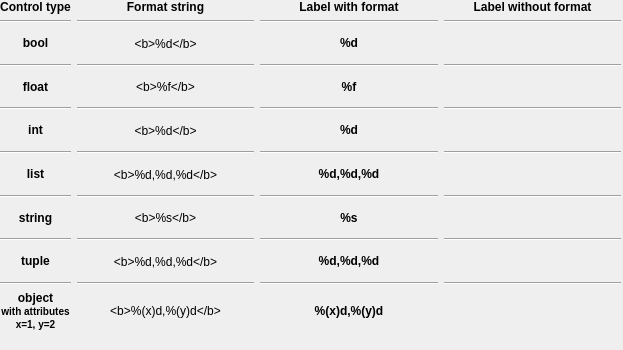
<ui version="4.0" >
 <class>MainWindow</class>
 <widget class="QMainWindow" name="MainWindow" >
  <property name="geometry" >
   <rect>
    <x>0</x>
    <y>0</y>
    <width>623</width>
    <height>350</height>
   </rect>
  </property>
  <property name="sizePolicy" >
   <sizepolicy>
    <hsizetype>0</hsizetype>
    <vsizetype>0</vsizetype>
    <horstretch>0</horstretch>
    <verstretch>0</verstretch>
   </sizepolicy>
  </property>
  <property name="windowTitle" >
   <string>AVC Qt4 label example</string>
  </property>
  <widget class="QWidget" name="centralwidget" >
   <property name="sizePolicy" >
    <sizepolicy>
     <hsizetype>0</hsizetype>
     <vsizetype>0</vsizetype>
     <horstretch>0</horstretch>
     <verstretch>0</verstretch>
    </sizepolicy>
   </property>
   <property name="autoFillBackground" >
    <bool>false</bool>
   </property>
   <widget class="QWidget" name="gridLayout" >
    <property name="geometry" >
     <rect>
      <x>0</x>
      <y>0</y>
      <width>621</width>
      <height>331</height>
     </rect>
    </property>
    <layout class="QGridLayout" >
     <property name="margin" >
      <number>0</number>
     </property>
     <property name="spacing" >
      <number>6</number>
     </property>
     <item row="0" column="3" >
      <widget class="QLabel" name="label_2" >
       <property name="text" >
        <string>&lt;b>Label without format&lt;/b></string>
       </property>
       <property name="alignment" >
        <set>Qt::AlignCenter</set>
       </property>
      </widget>
     </item>
     <item row="0" column="0" >
      <widget class="QLabel" name="label_3" >
       <property name="sizePolicy" >
        <sizepolicy>
         <hsizetype>0</hsizetype>
         <vsizetype>0</vsizetype>
         <horstretch>0</horstretch>
         <verstretch>0</verstretch>
        </sizepolicy>
       </property>
       <property name="text" >
        <string>&lt;b>Control type&lt;/b></string>
       </property>
       <property name="alignment" >
        <set>Qt::AlignCenter</set>
       </property>
      </widget>
     </item>
     <item row="0" column="1" >
      <widget class="QLabel" name="label_4" >
       <property name="text" >
        <string>&lt;b>Format string&lt;/b></string>
       </property>
       <property name="alignment" >
        <set>Qt::AlignCenter</set>
       </property>
      </widget>
     </item>
     <item row="0" column="2" >
      <widget class="QLabel" name="label_5" >
       <property name="text" >
        <string>&lt;b>Label with format&lt;/b></string>
       </property>
       <property name="alignment" >
        <set>Qt::AlignCenter</set>
       </property>
      </widget>
     </item>
     <item row="2" column="0" >
      <widget class="QLabel" name="label_6" >
       <property name="text" >
        <string>&lt;b>bool&lt;/b></string>
       </property>
       <property name="alignment" >
        <set>Qt::AlignCenter</set>
       </property>
      </widget>
     </item>
     <item row="2" column="1" >
      <widget class="QLabel" name="label_7" >
       <property name="text" >
        <string>&lt;b>%d&lt;/b></string>
       </property>
       <property name="textFormat" >
        <enum>Qt::PlainText</enum>
       </property>
       <property name="alignment" >
        <set>Qt::AlignCenter</set>
       </property>
      </widget>
     </item>
     <item row="2" column="3" >
      <widget class="QLabel" name="bool_value__2" >
       <property name="text" >
        <string/>
       </property>
       <property name="alignment" >
        <set>Qt::AlignCenter</set>
       </property>
      </widget>
     </item>
     <item row="4" column="0" >
      <widget class="QLabel" name="label_10" >
       <property name="frameShape" >
        <enum>QFrame::NoFrame</enum>
       </property>
       <property name="text" >
        <string>&lt;b>float&lt;/b></string>
       </property>
       <property name="alignment" >
        <set>Qt::AlignCenter</set>
       </property>
      </widget>
     </item>
     <item row="4" column="3" >
      <widget class="QLabel" name="float_value__2" >
       <property name="text" >
        <string/>
       </property>
       <property name="alignment" >
        <set>Qt::AlignCenter</set>
       </property>
      </widget>
     </item>
     <item row="3" column="0" >
      <widget class="Line" name="line" >
       <property name="orientation" >
        <enum>Qt::Horizontal</enum>
       </property>
      </widget>
     </item>
     <item row="3" column="1" >
      <widget class="Line" name="line_2" >
       <property name="orientation" >
        <enum>Qt::Horizontal</enum>
       </property>
      </widget>
     </item>
     <item row="3" column="2" >
      <widget class="Line" name="line_3" >
       <property name="orientation" >
        <enum>Qt::Horizontal</enum>
       </property>
      </widget>
     </item>
     <item row="3" column="3" >
      <widget class="Line" name="line_4" >
       <property name="orientation" >
        <enum>Qt::Horizontal</enum>
       </property>
      </widget>
     </item>
     <item row="1" column="0" >
      <widget class="Line" name="line_5" >
       <property name="orientation" >
        <enum>Qt::Horizontal</enum>
       </property>
      </widget>
     </item>
     <item row="1" column="1" >
      <widget class="Line" name="line_6" >
       <property name="orientation" >
        <enum>Qt::Horizontal</enum>
       </property>
      </widget>
     </item>
     <item row="1" column="2" >
      <widget class="Line" name="line_7" >
       <property name="orientation" >
        <enum>Qt::Horizontal</enum>
       </property>
      </widget>
     </item>
     <item row="1" column="3" >
      <widget class="Line" name="line_8" >
       <property name="orientation" >
        <enum>Qt::Horizontal</enum>
       </property>
      </widget>
     </item>
     <item row="5" column="0" >
      <widget class="Line" name="line_9" >
       <property name="orientation" >
        <enum>Qt::Horizontal</enum>
       </property>
      </widget>
     </item>
     <item row="5" column="1" >
      <widget class="Line" name="line_10" >
       <property name="orientation" >
        <enum>Qt::Horizontal</enum>
       </property>
      </widget>
     </item>
     <item row="5" column="2" >
      <widget class="Line" name="line_11" >
       <property name="orientation" >
        <enum>Qt::Horizontal</enum>
       </property>
      </widget>
     </item>
     <item row="5" column="3" >
      <widget class="Line" name="line_12" >
       <property name="orientation" >
        <enum>Qt::Horizontal</enum>
       </property>
      </widget>
     </item>
     <item row="6" column="0" >
      <widget class="QLabel" name="label_14" >
       <property name="frameShape" >
        <enum>QFrame::NoFrame</enum>
       </property>
       <property name="text" >
        <string>&lt;b>int&lt;/b></string>
       </property>
       <property name="alignment" >
        <set>Qt::AlignCenter</set>
       </property>
      </widget>
     </item>
     <item row="2" column="2" >
      <widget class="QLabel" name="bool_value__1" >
       <property name="text" >
        <string>&lt;b>%d&lt;/b></string>
       </property>
       <property name="textFormat" >
        <enum>Qt::AutoText</enum>
       </property>
       <property name="alignment" >
        <set>Qt::AlignCenter</set>
       </property>
      </widget>
     </item>
     <item row="6" column="3" >
      <widget class="QLabel" name="int_value__2" >
       <property name="text" >
        <string/>
       </property>
       <property name="alignment" >
        <set>Qt::AlignCenter</set>
       </property>
      </widget>
     </item>
     <item row="4" column="1" >
      <widget class="QLabel" name="label_11" >
       <property name="text" >
        <string>&lt;b>%f&lt;/b></string>
       </property>
       <property name="textFormat" >
        <enum>Qt::PlainText</enum>
       </property>
       <property name="alignment" >
        <set>Qt::AlignCenter</set>
       </property>
      </widget>
     </item>
     <item row="4" column="2" >
      <widget class="QLabel" name="float_value__1" >
       <property name="text" >
        <string>&lt;html>&lt;head>&lt;meta name="qrichtext" content="1" />&lt;style type="text/css">
p, li { white-space: pre-wrap; }
&lt;/style>&lt;/head>&lt;body style=" font-family:'Sans Serif'; font-size:9pt; font-weight:400; font-style:normal;">
&lt;p style=" margin-top:0px; margin-bottom:0px; margin-left:0px; margin-right:0px; -qt-block-indent:0; text-indent:0px;">&lt;span style=" font-weight:600;">%f&lt;/span>&lt;/p>&lt;/body>&lt;/html></string>
       </property>
       <property name="textFormat" >
        <enum>Qt::AutoText</enum>
       </property>
       <property name="alignment" >
        <set>Qt::AlignCenter</set>
       </property>
      </widget>
     </item>
     <item row="6" column="1" >
      <widget class="QLabel" name="label_16" >
       <property name="text" >
        <string>&lt;b>%d&lt;/b></string>
       </property>
       <property name="textFormat" >
        <enum>Qt::PlainText</enum>
       </property>
       <property name="alignment" >
        <set>Qt::AlignCenter</set>
       </property>
      </widget>
     </item>
     <item row="6" column="2" >
      <widget class="QLabel" name="int_value__1" >
       <property name="text" >
        <string>&lt;b>%d&lt;/b></string>
       </property>
       <property name="textFormat" >
        <enum>Qt::AutoText</enum>
       </property>
       <property name="alignment" >
        <set>Qt::AlignCenter</set>
       </property>
      </widget>
     </item>
     <item row="7" column="0" >
      <widget class="Line" name="line_13" >
       <property name="orientation" >
        <enum>Qt::Horizontal</enum>
       </property>
      </widget>
     </item>
     <item row="7" column="1" >
      <widget class="Line" name="line_14" >
       <property name="orientation" >
        <enum>Qt::Horizontal</enum>
       </property>
      </widget>
     </item>
     <item row="7" column="2" >
      <widget class="Line" name="line_15" >
       <property name="orientation" >
        <enum>Qt::Horizontal</enum>
       </property>
      </widget>
     </item>
     <item row="7" column="3" >
      <widget class="Line" name="line_16" >
       <property name="orientation" >
        <enum>Qt::Horizontal</enum>
       </property>
      </widget>
     </item>
     <item row="8" column="0" >
      <widget class="QLabel" name="label_18" >
       <property name="frameShape" >
        <enum>QFrame::NoFrame</enum>
       </property>
       <property name="text" >
        <string>&lt;html>&lt;head>&lt;meta name="qrichtext" content="1" />&lt;style type="text/css">
p, li { white-space: pre-wrap; }
&lt;/style>&lt;/head>&lt;body style=" font-family:'Sans Serif'; font-size:9pt; font-weight:400; font-style:normal;">
&lt;p style=" margin-top:0px; margin-bottom:0px; margin-left:0px; margin-right:0px; -qt-block-indent:0; text-indent:0px;">&lt;span style=" font-weight:600;">list&lt;/span>&lt;/p>&lt;/body>&lt;/html></string>
       </property>
       <property name="alignment" >
        <set>Qt::AlignCenter</set>
       </property>
      </widget>
     </item>
     <item row="8" column="1" >
      <widget class="QLabel" name="label_19" >
       <property name="text" >
        <string>&lt;b>%d,%d,%d&lt;/b></string>
       </property>
       <property name="textFormat" >
        <enum>Qt::PlainText</enum>
       </property>
       <property name="alignment" >
        <set>Qt::AlignCenter</set>
       </property>
      </widget>
     </item>
     <item row="8" column="2" >
      <widget class="QLabel" name="list_value__1" >
       <property name="text" >
        <string>&lt;b>%d,%d,%d&lt;/b></string>
       </property>
       <property name="textFormat" >
        <enum>Qt::AutoText</enum>
       </property>
       <property name="alignment" >
        <set>Qt::AlignCenter</set>
       </property>
      </widget>
     </item>
     <item row="8" column="3" >
      <widget class="QLabel" name="list_value__2" >
       <property name="text" >
        <string/>
       </property>
       <property name="alignment" >
        <set>Qt::AlignCenter</set>
       </property>
      </widget>
     </item>
     <item row="9" column="0" >
      <widget class="Line" name="line_17" >
       <property name="orientation" >
        <enum>Qt::Horizontal</enum>
       </property>
      </widget>
     </item>
     <item row="9" column="1" >
      <widget class="Line" name="line_18" >
       <property name="orientation" >
        <enum>Qt::Horizontal</enum>
       </property>
      </widget>
     </item>
     <item row="9" column="2" >
      <widget class="Line" name="line_19" >
       <property name="orientation" >
        <enum>Qt::Horizontal</enum>
       </property>
      </widget>
     </item>
     <item row="9" column="3" >
      <widget class="Line" name="line_20" >
       <property name="orientation" >
        <enum>Qt::Horizontal</enum>
       </property>
      </widget>
     </item>
     <item row="10" column="0" >
      <widget class="QLabel" name="label_22" >
       <property name="frameShape" >
        <enum>QFrame::NoFrame</enum>
       </property>
       <property name="text" >
        <string>&lt;html>&lt;head>&lt;meta name="qrichtext" content="1" />&lt;style type="text/css">
p, li { white-space: pre-wrap; }
&lt;/style>&lt;/head>&lt;body style=" font-family:'Sans Serif'; font-size:9pt; font-weight:400; font-style:normal;">
&lt;p style=" margin-top:0px; margin-bottom:0px; margin-left:0px; margin-right:0px; -qt-block-indent:0; text-indent:0px;">&lt;span style=" font-weight:600;">string&lt;/span>&lt;/p>&lt;/body>&lt;/html></string>
       </property>
       <property name="alignment" >
        <set>Qt::AlignCenter</set>
       </property>
      </widget>
     </item>
     <item row="10" column="1" >
      <widget class="QLabel" name="label_23" >
       <property name="text" >
        <string>&lt;b>%s&lt;/b></string>
       </property>
       <property name="textFormat" >
        <enum>Qt::PlainText</enum>
       </property>
       <property name="alignment" >
        <set>Qt::AlignCenter</set>
       </property>
      </widget>
     </item>
     <item row="10" column="2" >
      <widget class="QLabel" name="str_value__1" >
       <property name="text" >
        <string>&lt;b>%s&lt;/b></string>
       </property>
       <property name="textFormat" >
        <enum>Qt::AutoText</enum>
       </property>
       <property name="alignment" >
        <set>Qt::AlignCenter</set>
       </property>
      </widget>
     </item>
     <item row="10" column="3" >
      <widget class="QLabel" name="str_value__2" >
       <property name="text" >
        <string/>
       </property>
       <property name="alignment" >
        <set>Qt::AlignCenter</set>
       </property>
      </widget>
     </item>
     <item row="11" column="0" >
      <widget class="Line" name="line_21" >
       <property name="orientation" >
        <enum>Qt::Horizontal</enum>
       </property>
      </widget>
     </item>
     <item row="11" column="1" >
      <widget class="Line" name="line_22" >
       <property name="orientation" >
        <enum>Qt::Horizontal</enum>
       </property>
      </widget>
     </item>
     <item row="11" column="2" >
      <widget class="Line" name="line_23" >
       <property name="orientation" >
        <enum>Qt::Horizontal</enum>
       </property>
      </widget>
     </item>
     <item row="11" column="3" >
      <widget class="Line" name="line_24" >
       <property name="orientation" >
        <enum>Qt::Horizontal</enum>
       </property>
      </widget>
     </item>
     <item row="12" column="0" >
      <widget class="QLabel" name="label_26" >
       <property name="frameShape" >
        <enum>QFrame::NoFrame</enum>
       </property>
       <property name="text" >
        <string>&lt;html>&lt;head>&lt;meta name="qrichtext" content="1" />&lt;style type="text/css">
p, li { white-space: pre-wrap; }
&lt;/style>&lt;/head>&lt;body style=" font-family:'Sans Serif'; font-size:9pt; font-weight:400; font-style:normal;">
&lt;p style=" margin-top:0px; margin-bottom:0px; margin-left:0px; margin-right:0px; -qt-block-indent:0; text-indent:0px;">&lt;span style=" font-weight:600;">tuple&lt;/span>&lt;/p>&lt;/body>&lt;/html></string>
       </property>
       <property name="alignment" >
        <set>Qt::AlignCenter</set>
       </property>
      </widget>
     </item>
     <item row="12" column="1" >
      <widget class="QLabel" name="label_27" >
       <property name="text" >
        <string>&lt;b>%d,%d,%d&lt;/b></string>
       </property>
       <property name="textFormat" >
        <enum>Qt::PlainText</enum>
       </property>
       <property name="alignment" >
        <set>Qt::AlignCenter</set>
       </property>
      </widget>
     </item>
     <item row="12" column="2" >
      <widget class="QLabel" name="tuple_value__1" >
       <property name="text" >
        <string>&lt;b>%d,%d,%d&lt;/b></string>
       </property>
       <property name="textFormat" >
        <enum>Qt::AutoText</enum>
       </property>
       <property name="alignment" >
        <set>Qt::AlignCenter</set>
       </property>
      </widget>
     </item>
     <item row="12" column="3" >
      <widget class="QLabel" name="tuple_value__2" >
       <property name="text" >
        <string/>
       </property>
       <property name="alignment" >
        <set>Qt::AlignCenter</set>
       </property>
      </widget>
     </item>
     <item row="13" column="0" >
      <widget class="Line" name="line_25" >
       <property name="orientation" >
        <enum>Qt::Horizontal</enum>
       </property>
      </widget>
     </item>
     <item row="13" column="1" >
      <widget class="Line" name="line_26" >
       <property name="orientation" >
        <enum>Qt::Horizontal</enum>
       </property>
      </widget>
     </item>
     <item row="13" column="2" >
      <widget class="Line" name="line_27" >
       <property name="orientation" >
        <enum>Qt::Horizontal</enum>
       </property>
      </widget>
     </item>
     <item row="13" column="3" >
      <widget class="Line" name="line_28" >
       <property name="orientation" >
        <enum>Qt::Horizontal</enum>
       </property>
      </widget>
     </item>
     <item row="14" column="0" >
      <widget class="QLabel" name="label_30" >
       <property name="frameShape" >
        <enum>QFrame::NoFrame</enum>
       </property>
       <property name="text" >
        <string>&lt;html>&lt;head>&lt;meta name="qrichtext" content="1" />&lt;style type="text/css">
p, li { white-space: pre-wrap; }
&lt;/style>&lt;/head>&lt;body style=" font-family:'Sans Serif'; font-size:9pt; font-weight:400; font-style:normal;">
&lt;p style=" margin-top:0px; margin-bottom:0px; margin-left:0px; margin-right:0px; -qt-block-indent:0; text-indent:0px;">&lt;span style=" font-weight:600;">object&lt;/span>&lt;/p>
&lt;p style=" margin-top:0px; margin-bottom:0px; margin-left:0px; margin-right:0px; -qt-block-indent:0; text-indent:0px; font-weight:600;">&lt;small>with attributes&lt;/small>&lt;/p>
&lt;p style=" margin-top:0px; margin-bottom:0px; margin-left:0px; margin-right:0px; -qt-block-indent:0; text-indent:0px; font-weight:600;">&lt;small>x=1, y=2&lt;/small>&lt;/p>&lt;/body>&lt;/html></string>
       </property>
       <property name="alignment" >
        <set>Qt::AlignCenter</set>
       </property>
      </widget>
     </item>
     <item row="14" column="1" >
      <widget class="QLabel" name="label_31" >
       <property name="text" >
        <string>&lt;b>%(x)d,%(y)d&lt;/b></string>
       </property>
       <property name="textFormat" >
        <enum>Qt::PlainText</enum>
       </property>
       <property name="alignment" >
        <set>Qt::AlignCenter</set>
       </property>
      </widget>
     </item>
     <item row="14" column="2" >
      <widget class="QLabel" name="obj_value__1" >
       <property name="text" >
        <string>&lt;b>%(x)d,%(y)d&lt;/b></string>
       </property>
       <property name="textFormat" >
        <enum>Qt::AutoText</enum>
       </property>
       <property name="alignment" >
        <set>Qt::AlignCenter</set>
       </property>
      </widget>
     </item>
     <item row="14" column="3" >
      <widget class="QLabel" name="obj_value__2" >
       <property name="text" >
        <string/>
       </property>
       <property name="alignment" >
        <set>Qt::AlignCenter</set>
       </property>
      </widget>
     </item>
    </layout>
   </widget>
  </widget>
  <widget class="QStatusBar" name="statusbar" >
   <property name="sizeGripEnabled" >
    <bool>false</bool>
   </property>
  </widget>
 </widget>
 <resources/>
 <connections/>
</ui>
